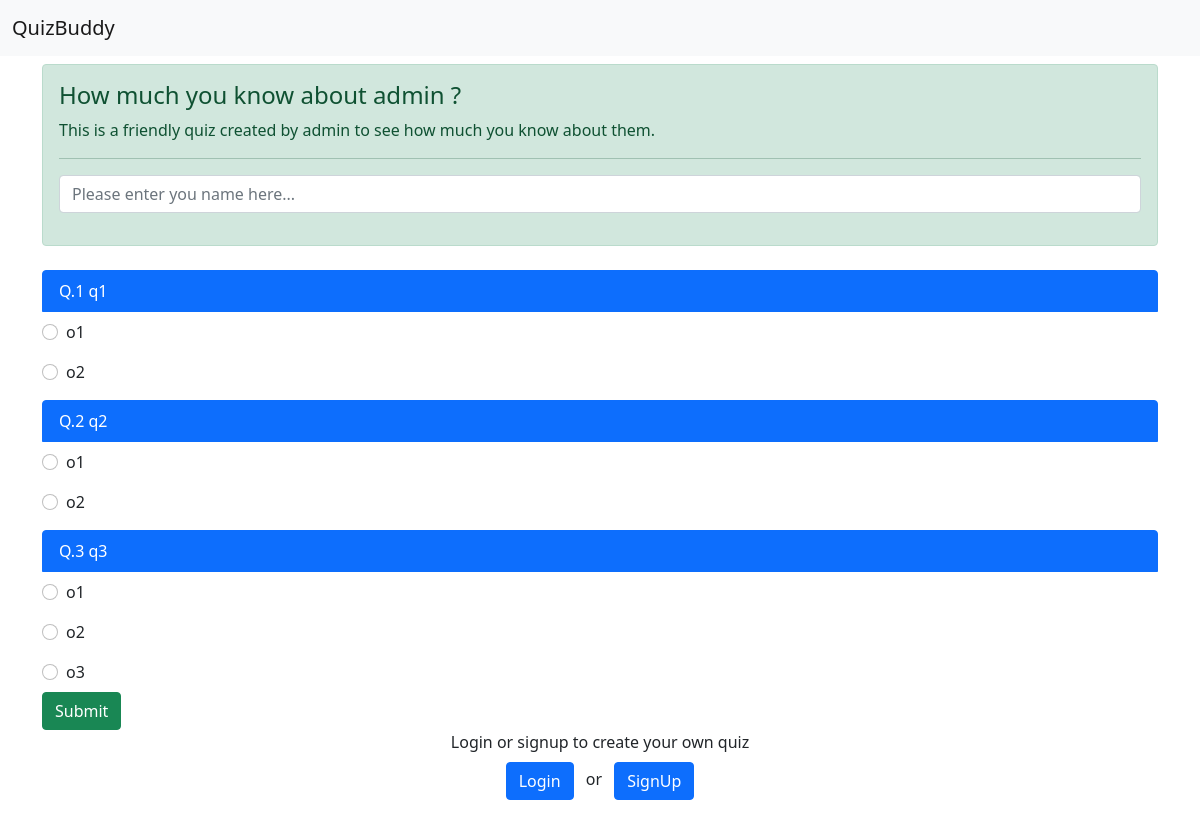
The app's page /app/quiz/25/ with its own data.
### app/models.py (models this page shows, shortened)
class Quiz(TimeStampedModel):
    name = models.CharField(max_length=50)
    user = models.ForeignKey(get_user_model(), on_delete=models.CASCADE)

class Question(TimeStampedModel):
    text = models.CharField(max_length=500)
    quiz = models.ForeignKey(Quiz, on_delete=models.CASCADE , related_name='questions')

class Option(TimeStampedModel):
    text = models.CharField(max_length=500)
    is_correct = models.BooleanField(default=False)
    question = models.ForeignKey(Question , on_delete=models.CASCADE , related_name='options')

### app/views.py (the view)
# urls.py: path('app/quiz/<str:pk>/' , QuizPageView.as_view() , name='quiz_page'),
class QuizPageView(generic.DetailView):
    template_name = 'app/quiz_page.html'
    context_object_name = 'quiz'
    def get_object(self ):
        quiz = get_object_or_404(Quiz.objects.select_related('user'), pk=self.kwargs.get('pk'))
        return quiz
    def get_context_data(self, **kwargs):
        context = super().get_context_data(**kwargs)
        context['questions'] = context['quiz'].questions.all()
        return context

### templates/app/quiz_page.html (shortened to what this page needs)
{% extends 'base.html' %}
{% block content %}
<form action="{%url 'quiz_results' quiz.pk%}" method="post">
<div class="alert alert-success" role="alert">
  <h4 class="alert-heading">How much you know about {{quiz.user.username}} ?</h4>
  <p>This is a friendly quiz created by {{quiz.user.username}} to see how much you know about them.</p>
  <hr>
  <div class="input-group mb-3">
    <input type="text" class="form-control" required placeholder="Please enter you name here..." name="name" aria-label="Example text with button addon" aria-describedby="button-addon1">
  </div>
</div>
  {% for question in questions %}
  <ul class="list-group">
    <li class="list-group-item active mt-2" aria-current="true">Q.{{forloop.counter}} {{question.text}}</li>
    {% for option in question.options.all %}
    <div class="form-check my-2">
      <input class="form-check-input" type="radio" required value="{{option.id}}" name="option{{forloop.parentloop.counter}}">
      <label class="form-check-label" for="flexRadioDefault1">
        {{option.text}}
      </label>
    </div>
    {% endfor %}
  </ul>
  {% endfor %}
  <button type="submit" class="btn btn-success">Submit</button>
</form>
{% endblock content %}

### records on screen
Quiz: user.username "admin"
Question: text "q1"
Option: text "o1"
Option: text "o2"
Question: text "q2"
Option: text "o1"
Option: text "o2"
Question: text "q3"
Option: text "o1"
Option: text "o2"
Option: text "o3"
